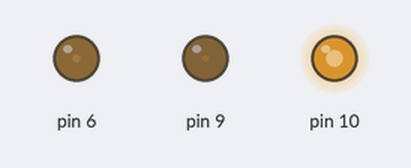
Bench run of a sketch on a simulated Arduino Uno, built with avr-gcc and run on an emulated ATmega328P. On the bench: output pins drawn as LEDs (lit = HIGH).

Above: at 0.1 s.
Timing chart, 0 to 1.6 s (numbered marks = the images above):
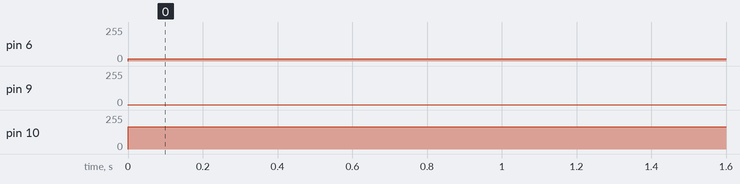

Measured:
- by itself, pin 6: 0/255 → 16/255 at 0.00 s
- by itself, pin 9: 0/255 → 2/255 at 0.00 s
- by itself, pin 10: 0/255 → 168/255 at 0.00 s

The sketch:

problem2.ino
```cpp
/*

*/

void setup() {
    pinMode(10,OUTPUT);
    pinMode(9,OUTPUT);
    pinMode(6,OUTPUT);
}

void loop() {
    analogWrite(10,168);
    analogWrite(9,2);
    analogWrite(6,16);
}
```
